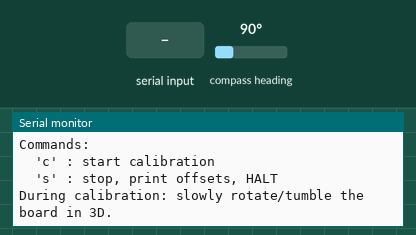
Simulated run of this sketch. Board: Arduino Nano 33 BLE. Parts: the last lines printed to the serial monitor. The inputs (shaded band) are chosen by the test bench; at power-on: compass heading 90°.

Above: at 1.2 s.
1.3 s: "c" received over Serial
At 1.8 s:
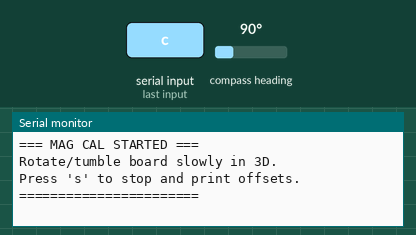
2.8 s: "s" received over Serial
At 4.2 s:
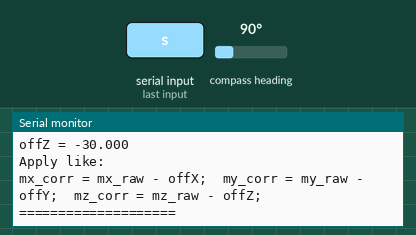

The sketch:

CalibratingMagHardIron.ino
```cpp
#include <Arduino_LSM9DS1.h>

// ============================================================
// MAG HARD-IRON CALIBRATION (interactive)
//   - Press 'c' : start calibration (updates min/max)
//   - Press 's' : stop calibration, print offsets, and HALT
// ============================================================

float minX, minY, minZ;
float maxX, maxY, maxZ;

bool calibrating = false;

void resetMinMax() {
  minX = minY = minZ =  1e9f;
  maxX = maxY = maxZ = -1e9f;
}

void printCalibrationResults() {
  float offX = 0.5f * (maxX + minX);
  float offY = 0.5f * (maxY + minY);
  float offZ = 0.5f * (maxZ + minZ);

  Serial.println();
  Serial.println("=== MAG CAL DONE ===");
  Serial.print("min (uT): "); Serial.print(minX, 3); Serial.print("\t");
                         Serial.print(minY, 3); Serial.print("\t");
                         Serial.println(minZ, 3);

  Serial.print("max (uT): "); Serial.print(maxX, 3); Serial.print("\t");
                         Serial.print(maxY, 3); Serial.print("\t");
                         Serial.println(maxZ, 3);

  Serial.println();
  Serial.println("Hard-iron offsets (uT) [subtract these from raw mag]:");
  Serial.print("offX = "); Serial.println(offX, 3);
  Serial.print("offY = "); Serial.println(offY, 3);
  Serial.print("offZ = "); Serial.println(offZ, 3);

  Serial.println();
  Serial.println("Apply like:");
  Serial.println("mx_corr = mx_raw - offX;  my_corr = my_raw - offY;  mz_corr = mz_raw - offZ;");
  Serial.println("====================");
  Serial.println();
}

void setup() {
  Serial.begin(115200);
  while (!Serial) {}

  Serial.println("Started");

  if (!IMU.begin()) {
    Serial.println("Failed to initialize IMU!");
    while (1) {}
  }

  Serial.print("Magnetic field sample rate = ");
  Serial.print(IMU.magneticFieldSampleRate());
  Serial.println(" Hz");

  Serial.println();
  Serial.println("Commands:");
  Serial.println("  'c' : start calibration");
  Serial.println("  's' : stop, print offsets, HALT");
  Serial.println();
  Serial.println("During calibration: slowly rotate/tumble the board in 3D.");
  Serial.println();
}

void loop() {
  // Read user commands
  while (Serial.available() > 0) {
    char ch = (char)Serial.read();

    if (ch == 'c' || ch == 'C') {
      calibrating = true;
      resetMinMax();
      Serial.println();
      Serial.println("=== MAG CAL STARTED ===");
      Serial.println("Rotate/tumble board slowly in 3D.");
      Serial.println("Press 's' to stop and print offsets.");
      Serial.println("=======================");
    }

    if (ch == 's' || ch == 'S') {
      if (calibrating) {
        calibrating = false;
        printCalibrationResults();

        // HALT HERE (no more printing, nothing else runs)
        while (1) { delay(1000); }
      } else {
        Serial.println("Not calibrating. Press 'c' first.");
      }
    }
  }

  // During calibration, keep updating min/max (OPTIONALLY print raw values too)
  if (calibrating && IMU.magneticFieldAvailable()) {
    float x, y, z;
    IMU.readMagneticField(x, y, z);

    if (x < minX) minX = x;
    if (y < minY) minY = y;
    if (z < minZ) minZ = z;

    if (x > maxX) maxX = x;
    if (y > maxY) maxY = y;
    if (z > maxZ) maxZ = z;

    // Optional: uncomment if you still want to see data while calibrating
    // Serial.print(x, 3); Serial.print('\t');
    // Serial.print(y, 3); Serial.print('\t');
    // Serial.println(z, 3);
  }
}
```

Measured:
- after the input at 1.3 s, the serial monitor: prints a new line at once (image 1)
- after the input at 2.8 s, the serial monitor: prints a new line at once (image 2)
